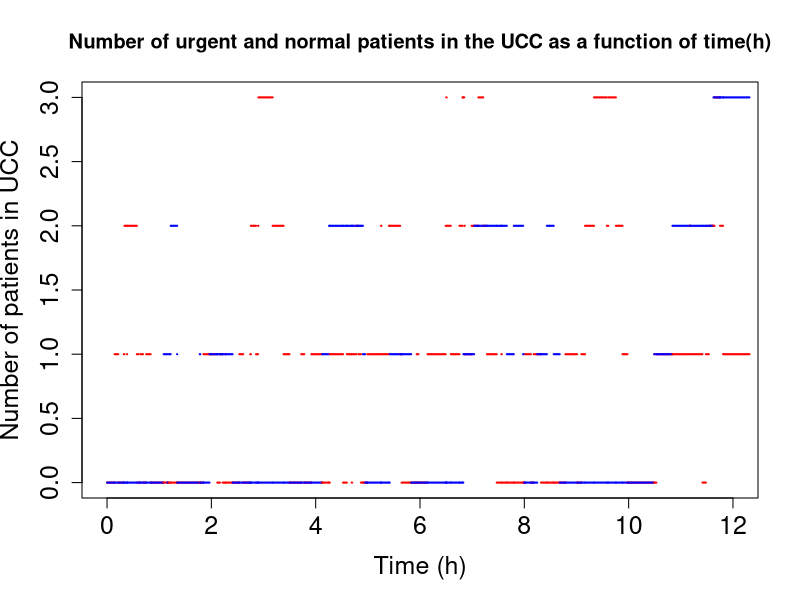
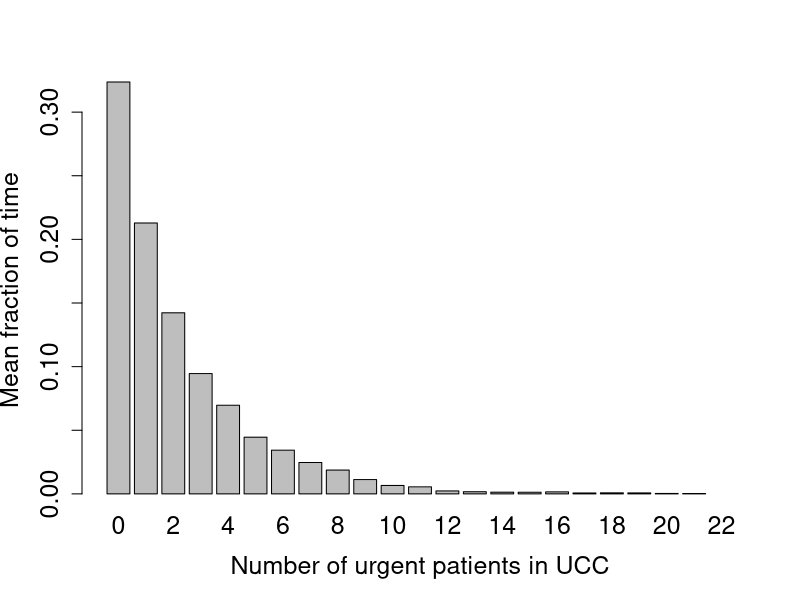

R code for these plots, in order:

lam = 5   # birth rate / hour
mu = 6    # death rate / hour
p = 0.80  # probability that arrived patient is urgent

sim = 30                  # number of simulations
averageWU = rep(0,sim)    # average time for urgent patient in system
averageWN = rep(0,sim)    # average time for normal patient in system

for (j in 0:sim) {
  u = c(0)                                              # number of urgent patients
  n = c(0)                                              # number of normal patients
  t = c(0)                                              # time
  s = c(0)                                              # sojourn time
  
  while(tail(t,1) <= 50*24){                            # while time less than 50 days
    stateU = tail(u,1)                                  # last state urgent patients
    stateN = tail(n,1)                                  # last state normal patients
    
    if(stateU == 0 && stateN == 0){                     # if last state 0, no death
      s = c(s, rexp(n = 1, rate = lam))                 # sojourn time in state
      t = c(t, tail(t,1) + tail(s,1))                   # add sojourn time
      if (runif(1) < p){                                
        u = c(u, 1)                                     # arrived urgent patient
        n = c(n, stateN)
      } else{
        u = c(u, stateU)
        n = c(n, 1)                                     # arrived normal patient
      }
    } else{                                             # last state not 0, 'death' included
      s = c(s, rexp(n = 1, rate = lam+mu))              # sojourn time in state
      t = c(t, tail(t,1) + tail(s,1))                   # add sojourn time
      
      if(runif(1) < lam/(lam+mu)){                      # probability for 'birth'
        if(runif(1) < p){                               # the arrived patient is urgent
          u = c(u, stateU+1)                            # increment number of urgent patients
          n = c(n, stateN)
        } else{                                         # the arrived patient is normal
          u = c(u, stateU)
          n = c(n, stateN+1)                            # increment number of normal patients
        }
      } else{
        if(tail(u,1) > 0){                              # treating urgent patients, if there are any
          u = c(u, stateU-1)                            # finished treating urgent patient
          n = c(n, stateN)
        } else{
          u = c(u, stateU)
          n = c(n, stateN-1)                            # finished treating normal patient
        }
      }
    }
  }
  LU = mean(u%*%s/sum(s))                               # long run mean number of urgent patients
  LN = mean(n%*%s/sum(s))                               # long run mean number of normal patients
  
  averageWU[j] = LU/(p*lam)                             # long run expected time in UCC for urgent patients
  averageWN[j] = LN/((1-p)*lam)                         # long run expected time in UCC for normal patients
}


# Plot for 12 hours
plot(NULL, NULL, main = 'Number of urgent and normal patients in the UCC as a function of time(h)', xlim = c(0, 12), ylim = c(0, max(c(u[which(t <= 12)], n[which(t <= 12)]))), xlab = "Time (h)", ylab = "Number of patients in UCC", cex.axis = 1.5, cex.lab = 1.5)
for(i in 1:length(which(t <= 12))){
  lines(t[i:(i+1)], rep(u[i],2), lwd = 2, col = 'red')
  lines(t[i:(i+1)], rep(n[i],2), lwd = 2, col = 'blue')
}
legend(0.5, 8, legend=c('Urgent patients', 'Normal patients'), col = c('red', 'blue'), lty=1:1, cex=1)


# Calculate expected time for urgent patient in UCC
mean(averageWU)                                   # estimated expected time for urgent patient in UCC
1/(mu-p*lam)                                      # analytic expected time for urgent patient in UCC

error = qt(.975, sim-1) * sd(averageWU)/sqrt(sim) # confidence interval
mean(averageWU) - error                           # min interval
mean(averageWU) + error                           # max interval


# Calculate expected time for normal patient in UCC
mean(averageWN)                                   # estimated expected time for normal patient in UCC
mu/((mu-lam)*(mu-p*lam))                          # analytic expected time for normal patient in UCC

error = qt(.975, sim-1) * sd(averageWN)/sqrt(sim) # confidence interval
mean(averageWN) - error                           # min interval
mean(averageWN) + error                           # max interval


# Histogram for urgent patients in UCC
timeInState = rep(0, max(u))
for(i in 1:(length(u)-1)){
  timeInState[u[i]+1] = timeInState[u[i]+1]+t[i+1]-t[i]
}
timeInState
sum(timeInState/t[length(u)])                 # normalized histogram

barplot(timeInState/t[length(u)], names.arg = 0:max(u), xlab = "Number of urgent patients in UCC", ylab = "Mean fraction of time", cex.axis = 1.5, cex.lab = 1.5, cex = 1.5)
